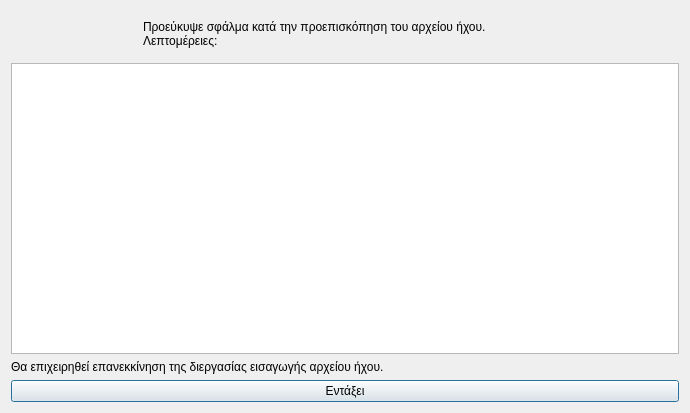
<?xml version="1.0" encoding="UTF-8"?>
<ui version="4.0">
 <class>Dialog</class>
 <widget class="QDialog" name="Dialog">
  <property name="geometry">
   <rect>
    <x>0</x>
    <y>0</y>
    <width>690</width>
    <height>413</height>
   </rect>
  </property>
  <property name="windowTitle">
   <string>Σφάλμα στην διεργασία προεπισκόπησης αρχείου ήχου</string>
  </property>
  <property name="windowIcon">
   <iconset resource="../../../icons.qrc">
    <normaloff>:/rest-windows/assets/images/rest-windows/information.png</normaloff>:/rest-windows/assets/images/rest-windows/information.png</iconset>
  </property>
  <layout class="QGridLayout" name="gridLayout">
   <item row="0" column="0">
    <widget class="QFrame" name="frame">
     <property name="styleSheet">
      <string notr="true">QFrame{border:0px;}</string>
     </property>
     <property name="frameShape">
      <enum>QFrame::StyledPanel</enum>
     </property>
     <property name="frameShadow">
      <enum>QFrame::Raised</enum>
     </property>
     <layout class="QHBoxLayout" name="horizontalLayout">
      <item>
       <widget class="QLabel" name="image_label">
        <property name="maximumSize">
         <size>
          <width>117</width>
          <height>117</height>
         </size>
        </property>
        <property name="text">
         <string/>
        </property>
        <property name="pixmap">
         <pixmap resource="../../../icons.qrc">:/rest-windows/assets/images/rest-windows/information.png</pixmap>
        </property>
        <property name="scaledContents">
         <bool>true</bool>
        </property>
       </widget>
      </item>
      <item>
       <widget class="QLabel" name="label">
        <property name="text">
         <string>Προεύκυψε σφάλμα κατά την προεπισκόπηση του αρχείου ήχου.
Λεπτομέρειες:</string>
        </property>
        <property name="alignment">
         <set>Qt::AlignJustify|Qt::AlignVCenter</set>
        </property>
       </widget>
      </item>
     </layout>
    </widget>
   </item>
   <item row="3" column="0">
    <widget class="QPushButton" name="ok">
     <property name="text">
      <string>Εντάξει</string>
     </property>
     <property name="icon">
      <iconset resource="../../../icons.qrc">
       <normaloff>:/rest-windows/assets/images/rest-windows/ok.png</normaloff>:/rest-windows/assets/images/rest-windows/ok.png</iconset>
     </property>
    </widget>
   </item>
   <item row="1" column="0">
    <widget class="QPlainTextEdit" name="details"/>
   </item>
   <item row="2" column="0">
    <widget class="QLabel" name="label_2">
     <property name="text">
      <string>Θα επιχειρηθεί επανεκκίνηση της διεργασίας εισαγωγής αρχείου ήχου.</string>
     </property>
     <property name="alignment">
      <set>Qt::AlignJustify|Qt::AlignVCenter</set>
     </property>
    </widget>
   </item>
  </layout>
 </widget>
 <tabstops>
  <tabstop>details</tabstop>
  <tabstop>ok</tabstop>
 </tabstops>
 <resources>
  <include location="../../../icons.qrc"/>
  <include location="../../../icons.qrc"/>
  <include location="../../../icons.qrc"/>
  <include location="../../../icons.qrc"/>
 </resources>
 <connections/>
</ui>
